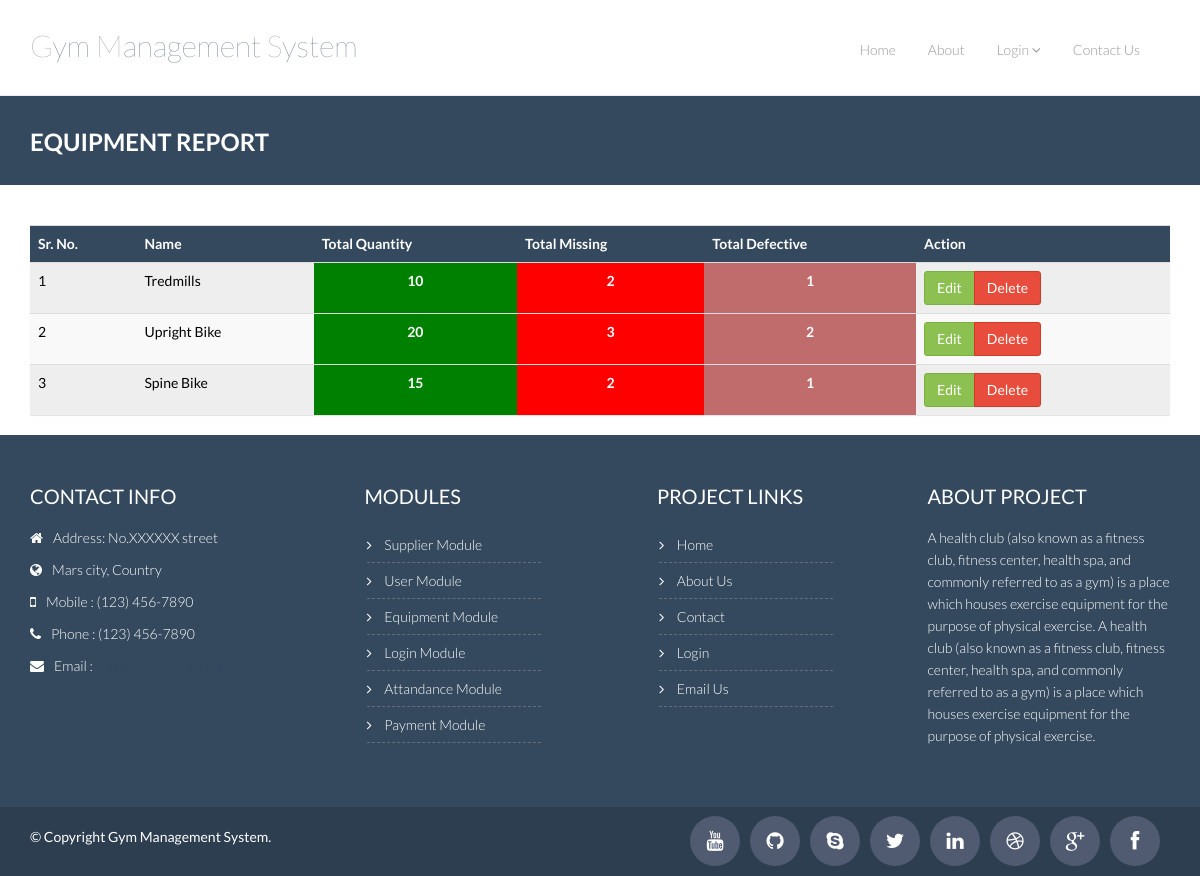
The app's page /gym_management_system/report-equipment.php with its own data.
### tables this page shows
CREATE TABLE `equipment` (
  `equipment_id` int(11) NOT NULL,
  `equipment_title` varchar(255) NOT NULL,
  `equipment_quantity` varchar(255) NOT NULL,
  `equipment_missing` varchar(255) NOT NULL,
  `equipment_defective` varchar(255) NOT NULL,
  `equipment_description` varchar(255) NOT NULL
);

### gym_management_system/report-equipment.php (the view, shortened to what this page needs)
<?php
	include_once("includes/header.php");
	include_once("includes/db_connect.php");
	$SQL="SELECT * FROM `equipment`";
	$rs=mysqli_query($con,$SQL) or die(mysqli_error());
?>
    <div class="breadcrumbs">
      <div class="container">
        <div class="row">
          <div class="col-lg-4 col-sm-4">
            <h1>
              Equipment Report
            </h1>
          </div>
        </div>
      </div>
    </div>
 <div class="container">
		<div class="row">
		  <div class="col-lg-12">
			<form name="frm" action="lib/equipment.php" method="post">
			  <section class="panel">
				  <table class="table table-striped table-advance table-hover" style="color:#000000">
				   <tbody>
					  <tr class="bg-primary">
						<th style="background-color:#34495e; color:#FFFFFF;">Sr. No.</th>
						<th style="background-color:#34495e; color:#FFFFFF;">Name</th>
						<th style="background-color:#34495e; color:#FFFFFF;">Total Quantity</th>
						<th style="background-color:#34495e; color:#FFFFFF;">Total Missing</th>
						<th style="background-color:#34495e; color:#FFFFFF;">Total Defective</th>
						<th style="background-color:#34495e; color:#FFFFFF;"><i class="icon_cogs"></i> Action</th>
					  </tr>
					  <?php
						$sr_no=1;
						while($data = mysqli_fetch_assoc($rs))
						{
					  ?>
					  <tr>
						<td><?=$sr_no++?></td>
						<td><?=$data[equipment_title]?></td>
						<td style="text-align:center; background-color:green; color:white; font-weight:bold"><?=$data[equipment_quantity]?></td>
						<td style="text-align:center; background-color:red; color:white; font-weight:bold"><?=$data[equipment_missing]?></td>
						<td style="text-align:center; background-color:#c16c6c; color:white; font-weight:bold"><?=$data[equipment_defective]?></td>
						 <td>
						  <div class="btn-group">
						     <a href="equipment.php?equipment_id=<?php echo $data[equipment_id] ?>" class="btn btn-success">Edit</a>
                             <a class="delete-dialog btn btn-danger" data-id="<?php echo $data[equipment_id] ?>" data-toggle="modal" href="#myModal-2">Delete</a>
						  </div>
						  </td>
					  </tr>
					  <?php } ?>
				   </tbody>
				</table>
			  </section>
			 </form>
		  </div>
	  </div>
	</div>
		<?php include_once("includes/footer.php"); ?>
  </body>
</html>

### gym_management_system/css/theme.css (style rules this page uses)
body { padding-top: 70px; padding-bottom: 30px; }

### gym_management_system/css/component.css (style rules this page uses)
body { position: relative; }

### gym_management_system/css/style.css (style rules this page uses)
body { color: #797979; font-family: 'Lato', sans-serif; padding: 0px !important; margin: 0px !important; font-size: 14px; }
a, a:hover, a:focus { text-decoration: none; outline: none; }
h1, h2, h3, h4, h5, h6 { font-family: 'Lato', sans-serif; }
a { color: #444e67 }
.breadcrumbs { background: #34495e; color: #fff; padding: 30px 0; margin-bottom: 40px; }
.breadcrumbs h1 { font-size: 24px; font-weight: 600; margin: 3px 0 0; text-transform: uppercase; }
.panel { z-index: 100; box-shadow: 0 1px 1px rgba(0,0,0,0.12); border-radius: 1px; -moz-border-radius: 1px; -webkit-border-radius: 1px; }
.btn { border-radius: 4px; -webkit-border-radius: 4px; -moz-border-radius: 4px; }
.btn { font-weight: 500; -webkit-border-radius: 3px; -moz-border-radius: 3px; border-radius: 3px; border: 1px solid transparent; }
.btn.btn-success { background-color: #8cc152; border: none; -webkit-transition: all .3s ease; -moz-transition: all .3s ease; -ms-transition: all .3s ease; -o-transition: all .3s ease; transition: all .3s ease; }
.btn.btn-danger { background-color: #E74c3c; border: none; -webkit-transition: all .3s ease; -moz-transition: all .3s ease; -ms-transition: all .3s ease; -o-transition: all .3s ease; transition: all .3s ease; }
.btn-group .btn.btn-success { border: 1px solid #7ab03f }
.btn-group .btn.btn-danger { border: 1px solid #d13a24 }

### records on screen
equipment: equipment_title "Tredmills", equipment_quantity "10", equipment_missing "2", equipment_defective "1"
equipment: equipment_title "Upright Bike", equipment_quantity "20", equipment_missing "3", equipment_defective "2"
equipment: equipment_title "Spine Bike", equipment_quantity "15", equipment_missing "2", equipment_defective "1"
